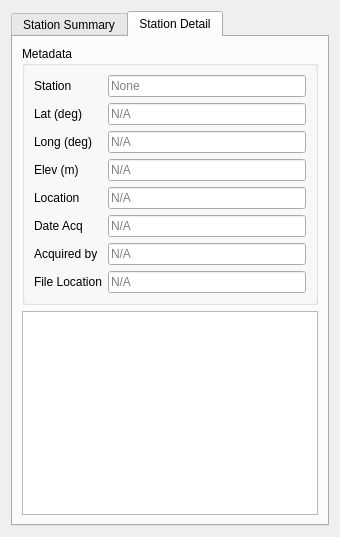
<?xml version="1.0" encoding="UTF-8"?>
<ui version="4.0">
 <class>StationStatus</class>
 <widget class="QWidget" name="StationStatus">
  <property name="geometry">
   <rect>
    <x>0</x>
    <y>0</y>
    <width>340</width>
       <height>537</height>
   </rect>
  </property>
  <property name="windowTitle">
   <string>Status</string>
  </property>
  <layout class="QVBoxLayout" name="verticalLayout">
   <item>
    <widget class="QTabWidget" name="tabWidget">
     <property name="currentIndex">
      <number>1</number>
     </property>
     <widget class="QWidget" name="tab_summary">
      <attribute name="title">
       <string>Station Summary</string>
      </attribute>
      <layout class="QVBoxLayout" name="verticalLayout_2">
       <item>
        <widget class="QGroupBox" name="groupBox_2">
         <property name="title">
          <string>Summary</string>
         </property>
        </widget>
       </item>
      </layout>
     </widget>
     <widget class="QWidget" name="tab_detail">
      <attribute name="title">
       <string>Station Detail</string>
      </attribute>
      <layout class="QVBoxLayout" name="verticalLayout_3">
       <item>
        <widget class="QGroupBox" name="groupBox">
         <property name="title">
          <string>Metadata</string>
         </property>
         <layout class="QFormLayout" name="formLayout">
          <item row="0" column="0">
           <widget class="QLabel" name="label">
            <property name="text">
             <string>Station</string>
            </property>
           </widget>
          </item>
          <item row="0" column="1">
           <widget class="QLineEdit" name="lineEditStation">
            <property name="readOnly">
             <bool>true</bool>
            </property>
            <property name="placeholderText">
             <string>None</string>
            </property>
           </widget>
          </item>
          <item row="1" column="0">
           <widget class="QLabel" name="label_2">
            <property name="text">
             <string>Lat (deg)</string>
            </property>
           </widget>
          </item>
          <item row="1" column="1">
           <widget class="QLineEdit" name="lineEditLat">
            <property name="readOnly">
             <bool>true</bool>
            </property>
            <property name="placeholderText">
             <string>N/A</string>
            </property>
           </widget>
          </item>
          <item row="2" column="0">
           <widget class="QLabel" name="label_3">
            <property name="text">
             <string>Long (deg)</string>
            </property>
           </widget>
          </item>
          <item row="2" column="1">
           <widget class="QLineEdit" name="lineEditLong">
            <property name="readOnly">
             <bool>true</bool>
            </property>
            <property name="placeholderText">
             <string>N/A</string>
            </property>
           </widget>
          </item>
          <item row="3" column="0">
           <widget class="QLabel" name="label_4">
            <property name="text">
             <string>Elev (m)</string>
            </property>
           </widget>
          </item>
          <item row="3" column="1">
           <widget class="QLineEdit" name="lineEditElev">
            <property name="readOnly">
             <bool>true</bool>
            </property>
            <property name="placeholderText">
             <string>N/A</string>
            </property>
           </widget>
          </item>
          <item row="4" column="0">
           <widget class="QLabel" name="label_5">
            <property name="text">
             <string>Location</string>
            </property>
           </widget>
          </item>
          <item row="4" column="1">
           <widget class="QLineEdit" name="lineEditLocation">
            <property name="readOnly">
             <bool>true</bool>
            </property>
            <property name="placeholderText">
             <string>N/A</string>
            </property>
           </widget>
          </item>
          <item row="5" column="0">
           <widget class="QLabel" name="label_6">
            <property name="text">
             <string>Date Acq</string>
            </property>
           </widget>
          </item>
          <item row="5" column="1">
           <widget class="QLineEdit" name="lineEditDate_Acq">
            <property name="readOnly">
             <bool>true</bool>
            </property>
            <property name="placeholderText">
             <string>N/A</string>
            </property>
           </widget>
          </item>
          <item row="6" column="0">
           <widget class="QLabel" name="label_7">
            <property name="text">
             <string>Acquired by</string>
            </property>
           </widget>
          </item>
          <item row="6" column="1">
           <widget class="QLineEdit" name="lineEditAcquired_by">
            <property name="readOnly">
             <bool>true</bool>
            </property>
            <property name="placeholderText">
             <string>N/A</string>
            </property>
           </widget>
          </item>
          <item row="7" column="0">
           <widget class="QLabel" name="label_8">
            <property name="text">
             <string>File Location</string>
            </property>
           </widget>
          </item>
          <item row="7" column="1">
           <widget class="QLineEdit" name="lineEditFile_Ref">
            <property name="readOnly">
             <bool>true</bool>
            </property>
            <property name="placeholderText">
             <string>N/A</string>
            </property>
           </widget>
          </item>
         </layout>
        </widget>
       </item>
          <item>
              <widget class="QPlainTextEdit" name="plainTextEdit_edi_text">
                  <property name="lineWrapMode">
                      <enum>QPlainTextEdit::NoWrap</enum>
                  </property>
                  <property name="readOnly">
                      <bool>true</bool>
                  </property>
        </widget>
       </item>
      </layout>
     </widget>
    </widget>
   </item>
  </layout>
 </widget>
 <resources/>
 <connections/>
</ui>
